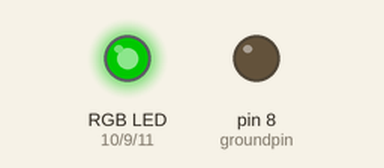
Simulated run of this sketch. Board: Arduino Uno, built with avr-gcc and run on an emulated ATmega328P. Parts: an RGB LED mixed from three pins (HIGH = lit), output pins drawn as LEDs (lit = HIGH). Dim RGB values are drawn brighter than linear.

Above: at 0.1 s.
Timing chart, 0 to 1.6 s (numbered marks = the images above):
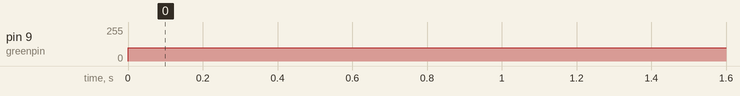

Measured:
- by itself, pin 9 (greenpin): 0/255 → 100/255 at 0.00 s

The sketch:

RGB-LED.ino
```cpp
/*
 Demo for RGB-LED-Modul.
 Plug the board directly in your Arduino board without using
 cables. If you turn the board 180° you should use pin 12 as
 ground and swap the green and blue pin.
 The demo will over time cycle through all the 16777216
 different colors which can be made with 3x8bit.
 */
int groundpin = 8; // write 0 to get ground
int greenpin = 9; // select the pin for the green LED
int redpin = 10; // select the pin for the red LED
int bluepin = 11; // select the pin for the blue LED

void setup () {
  pinMode (redpin, OUTPUT);
  pinMode (greenpin, OUTPUT);
  pinMode (bluepin, OUTPUT);
  pinMode (groundpin, OUTPUT);
  digitalWrite (groundpin, LOW);
}

void loop () {
  analogWrite (greenpin, 100);
  delay (400);
}
```
